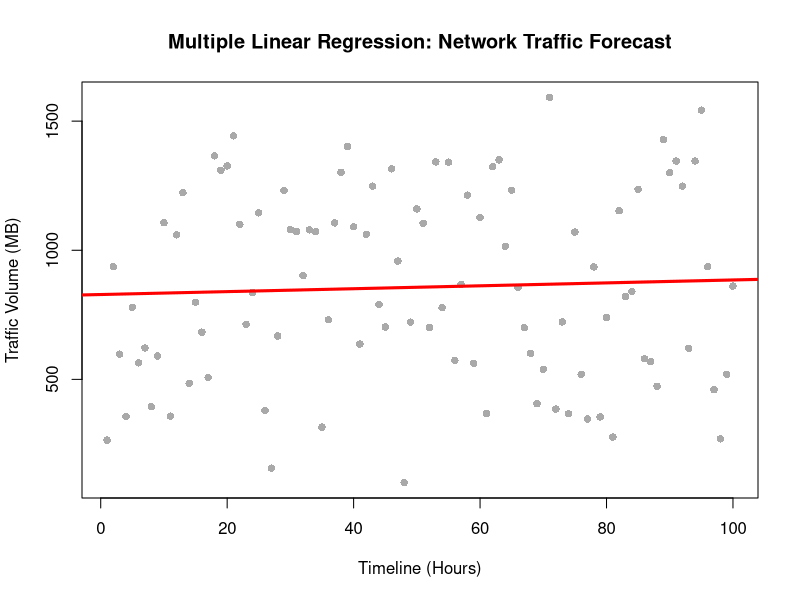

R code for this plot:
# Module 6: Predictive Traffic Analytics using Multiple Linear Regression

print("[*] Initializing R Analytics Engine...")

set.seed(42)
hours <- 1:100
time_of_day <- hours %% 24
active_ips <- sample(50:500, 100, replace = TRUE)

traffic_volume_mb <- (time_of_day * 15) + (active_ips * 2.5) + rnorm(100, mean=0, sd=50)
network_data <- data.frame(Hour = hours, TimeOfDay = time_of_day, ActiveIPs = active_ips, VolumeMB = traffic_volume_mb)

print("\n[*] Training Multiple Linear Regression Model...")
model <- lm(VolumeMB ~ TimeOfDay + ActiveIPs, data = network_data)
print(summary(model))

future_scenario <- data.frame(TimeOfDay = c(14), ActiveIPs = c(800))
predicted_volume <- predict(model, future_scenario)

cat("\n======================================================\n")
cat("[ALERT SCENARIO] Predicting traffic for 14:00 with 800 Active IPs...\n")
cat(sprintf("-> Expected Baseline Volume: %.2f MB\n", predict(model, data.frame(TimeOfDay=14, ActiveIPs=200))))
cat(sprintf("-> Predicted Spike Volume: %.2f MB\n", predicted_volume))

if (predicted_volume > 1500) {
  cat("[CRITICAL] Predicted volume exceeds infrastructure capacity! Triggering auto-scaling.\n")
}
cat("======================================================\n")

# Generate GUI-Ready Visualization
print("[*] Exporting Predictive Forecast Plot...")
png("traffic_forecast.png", width = 800, height = 400, res=100)

plot(network_data$Hour, network_data$VolumeMB, type="p", pch=16, col="darkgray",
     xlab="Timeline (Hours)", ylab="Traffic Volume (MB)", 
     main="Multiple Linear Regression: Network Traffic Forecast")

# Add the regression trend line
abline(lm(VolumeMB ~ Hour, data=network_data), col="red", lwd=3)

dev.off()
print("[+] Plot saved as 'traffic_forecast.png'.")
